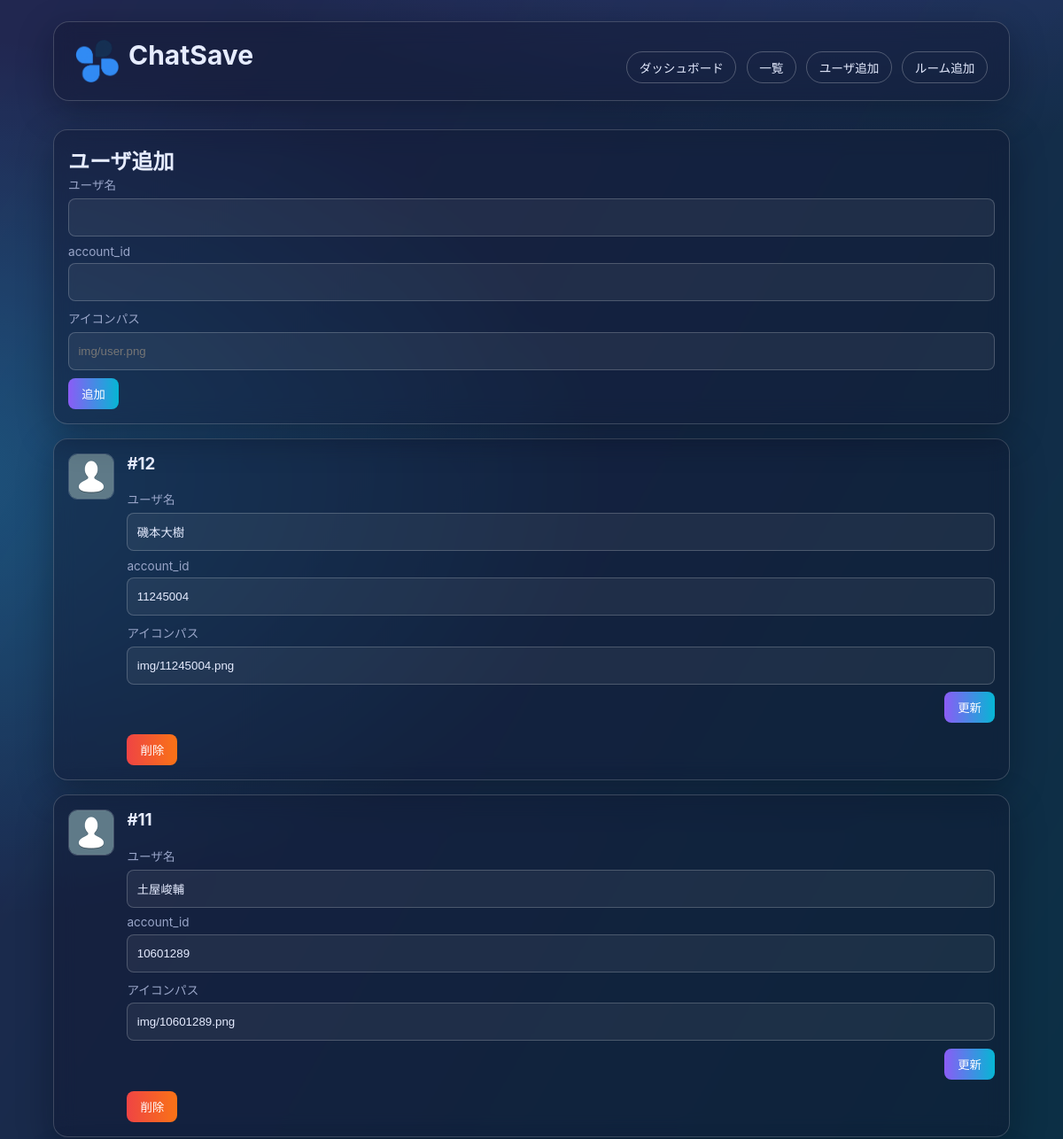
The app's page /users.php (upper part), older data.
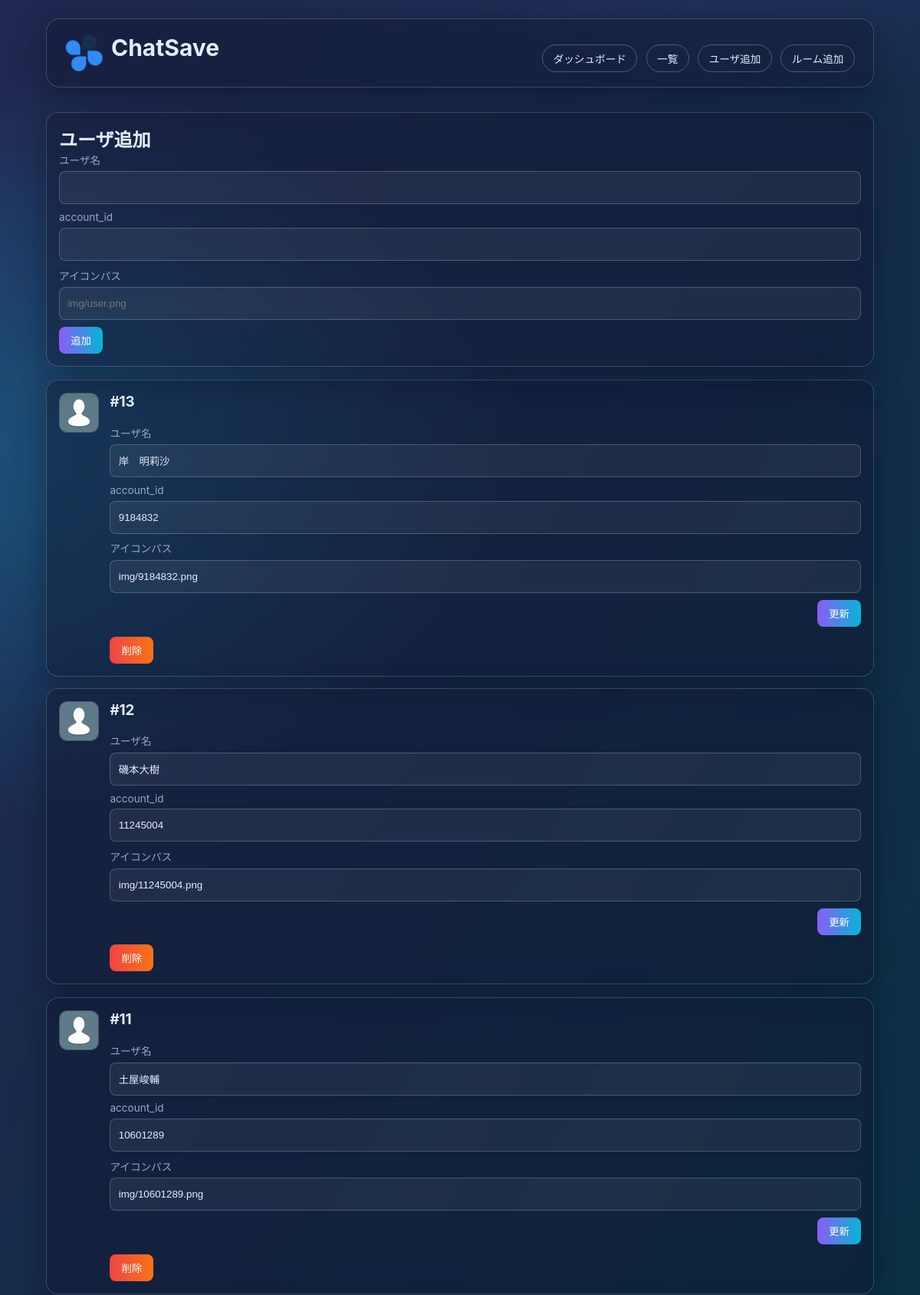
The same page, newer data.
### tables this page shows
CREATE TABLE users (
            id INTEGER PRIMARY KEY AUTOINCREMENT,
            user_name TEXT NOT NULL,
            account_id TEXT NOT NULL,
            user_icon TEXT
        );

### users.php (the view, shortened to what this page needs)
<?php
$pdo = get_db();
$users = $pdo->query('SELECT id, user_name, account_id, user_icon FROM users ORDER BY id DESC')->fetchAll(PDO::FETCH_ASSOC);
include __DIR__ . '/header.php';
?>
<section class="card glass form-card">
  <h2>ユーザ追加</h2>
  <form method="post" class="admin-form horizontal-form">
    <label>ユーザ名<input type="text" name="user_name" required></label>
    <label>account_id<input type="text" name="account_id" required></label>
    <label>アイコンパス<input type="text" name="user_icon" placeholder="img/user.png"></label>
    <button type="submit">追加</button>
  </form>
</section>
<section class="cards" aria-label="ユーザ一覧">
  <?php foreach ($users as $user): ?>
    <article class="card glass card-with-icon">
      <?php if (trim((string)$user['user_icon']) !== ''): ?>
        <img
          class="entity-preview"
          src="<?php echo htmlspecialchars($user['user_icon'], ENT_QUOTES, 'UTF-8'); ?>"
          alt="<?php echo htmlspecialchars($user['user_name'], ENT_QUOTES, 'UTF-8'); ?>"
          onerror="this.onerror=null;this.src='img/noimage.png';"
        >
      <?php endif; ?>
      <div class="card-main">
        <h3>#<?php echo (int)$user['id']; ?></h3>
        <form method="post" class="admin-form inline-form horizontal-form">
          <label>ユーザ名<input type="text" name="user_name" value="<?php echo htmlspecialchars($user['user_name'], ENT_QUOTES, 'UTF-8'); ?>" required></label>
          <label>account_id<input type="text" name="account_id" value="<?php echo htmlspecialchars($user['account_id'], ENT_QUOTES, 'UTF-8'); ?>" required></label>
          <label>アイコンパス<input type="text" name="user_icon" value="<?php echo htmlspecialchars($user['user_icon'], ENT_QUOTES, 'UTF-8'); ?>"></label>
          <div class="form-actions">
            <button type="submit">更新</button>
          </div>
        </form>
        <form method="post" onsubmit="return confirm('このユーザを削除しますか？');">
          <button type="submit" class="danger">削除</button>
        </form>
      </div>
    </article>
  <?php endforeach; ?>
</section>
<?php include __DIR__ . '/footer.php'; ?>

Row changes from the older to the newer data that the page shows:
added users: id "13", user_name "岸 明莉沙", account_id "9184832", user_icon "img/9184832.png"
